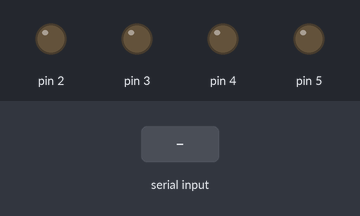
Simulated run of this sketch. Board: Arduino Uno, built with avr-gcc and run on an emulated ATmega328P. On the bench: output pins drawn as LEDs (lit = HIGH). Dashed ring = blinking. The inputs (shaded band) are chosen by the test bench.

Above: at 1.2 s.
1.3 s: "90,45\n" received over Serial
At 1.7 s:
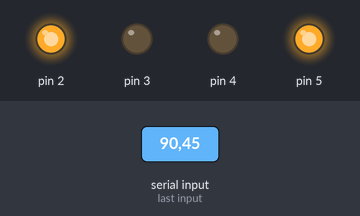
6.8 s: "30,150\n" received over Serial
At 8.1 s:
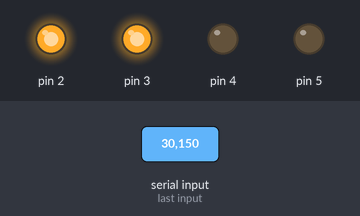
12.8 s: "200\n" received over Serial
At 15.1 s:
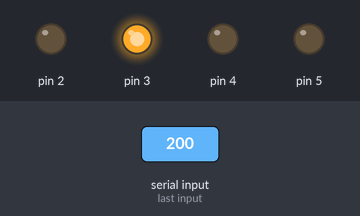
15.8 s: "5\n" received over Serial
At 18.7 s:
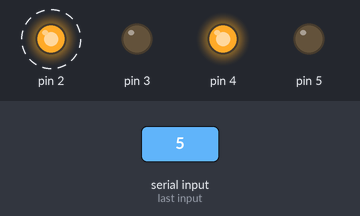
18.8 s: "90\n" received over Serial
At 21.7 s:
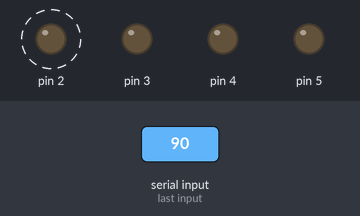
Timing chart, 0 to 22.8 s (numbered marks = the images above; inputs shaded):
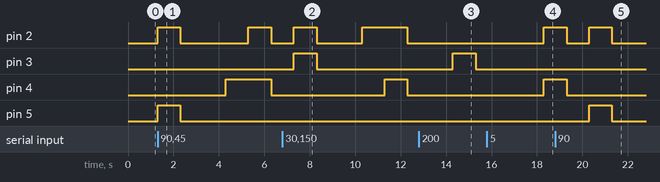

The sketch:

test2.ino
```cpp
void setup() {
  pinMode(2,OUTPUT);
  pinMode(3,OUTPUT);
  pinMode(4,OUTPUT);
  pinMode(5,OUTPUT);
  Serial.begin(9600);
}

void loop() {
  int input,i;
  int letter[10][4]={{0,0,0,0},{0,0,0,1},{0,0,1,0},{0,0,1,1},{0,1,0,0},
  {0,1,0,1},{0,1,1,0},{0,1,1,1},{1,0,0,0},{1,0,0,1}};
  if(Serial.available()>0){
    input = Serial.read()-48;

    for(i=0;i<4;i++){
      digitalWrite(5-i,letter[input][i]);
    }
    delay(1000);
  }
}
```

Measured:
- after the input at 1.3 s, pin 2: alternates HIGH for 1.0 s and LOW for 3.0 s, starting at once; pin 4: LOW → HIGH after 3.0 s, → LOW 2.0 s later; pin 5: LOW → HIGH at once, → LOW 1.0 s later
- after the input at 6.8 s, pin 2: LOW → HIGH after 0.50 s, → LOW 1.0 s later, → HIGH 2.0 s later, → LOW 2.0 s later; pin 3: LOW → HIGH after 0.50 s, → LOW 1.0 s later; pin 4: LOW → HIGH after 4.5 s, → LOW 1.0 s later
- after the input at 12.8 s, pin 3: LOW → HIGH after 1.5 s, → LOW 1.0 s later
- after the input at 15.8 s, pin 2, pin 4: LOW → HIGH after 2.5 s
- after the input at 18.8 s, pin 5: LOW → HIGH after 1.5 s, → LOW 1.0 s later
